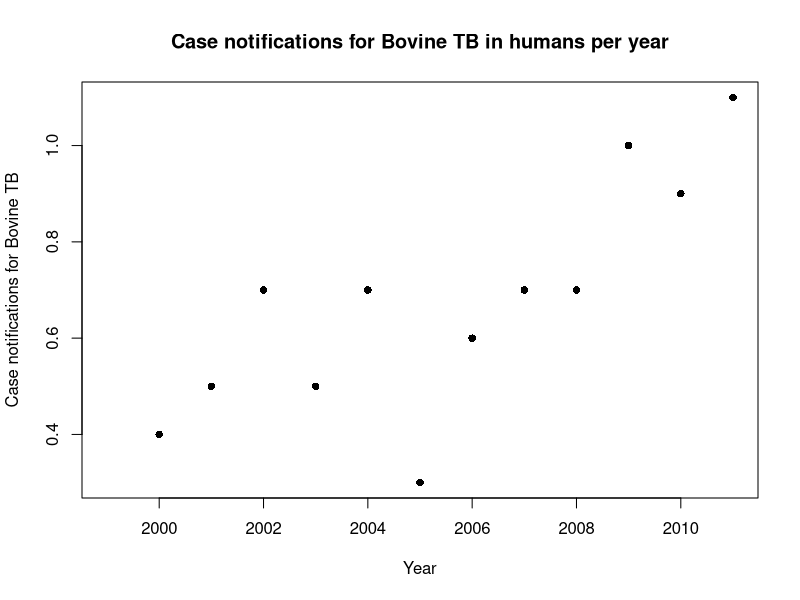
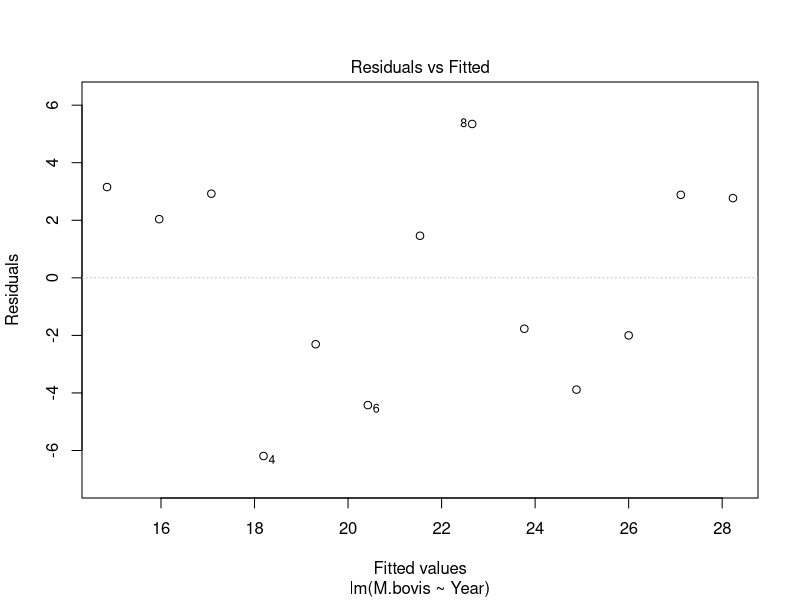
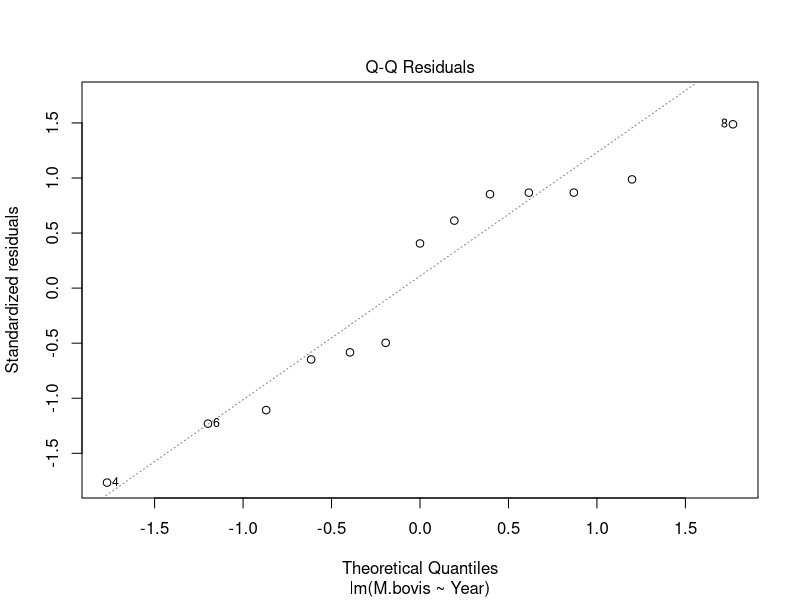
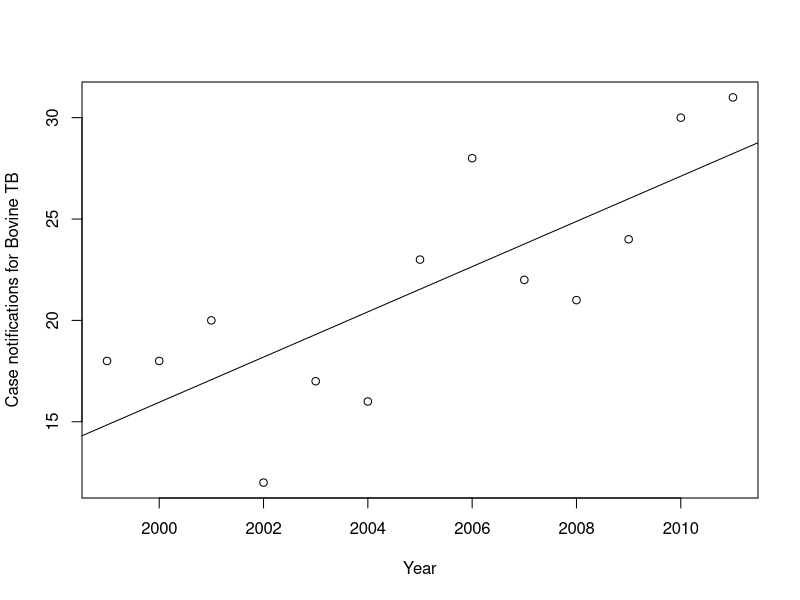

Write the R code that produced these figures, in order.
# Step 0. Load libraries and functions ------------------------------------
library(stats)
library(graphics)

# Step 1. Load data -------------------------------------------------------
dataset <- read.csv("data/TB_data.csv")
attach(dataset)

# Step 2. Make a basic exploratory analysis
dim(dataset)
summary(dataset)
head(dataset)

# Step 3. Make plots
plot(x = Year, y = MDR, 
     pch = 16, xlab = "Year", 
     ylab = "Case notifications for Bovine TB",
     main = "Case notifications for Bovine TB in humans per year")

# Step 4. Create a linear model for M.bovis data and summarise
M.bovis_model <- lm(M.bovis ~ Year)
summary(M.bovis_model)
anova(M.bovis_model)

# Step 5. Plot residuals vs fitted and qq-plot
plot(M.bovis_model, which = 1:2, add.smooth = FALSE)

# Step 6. Plot fitted line
plot(x = Year, y = M.bovis, 
     xlab = "Year", ylab = "Case notifications for Bovine TB")

abline(M.bovis_model)

# Step 7. Calculate confidence intervals
confint(M.bovis_model)

# Step 7. Predict values for next three years
newdata <- data.frame(Year = 2013:2015)

predict(M.bovis_model, newdata, interval = "prediction")
